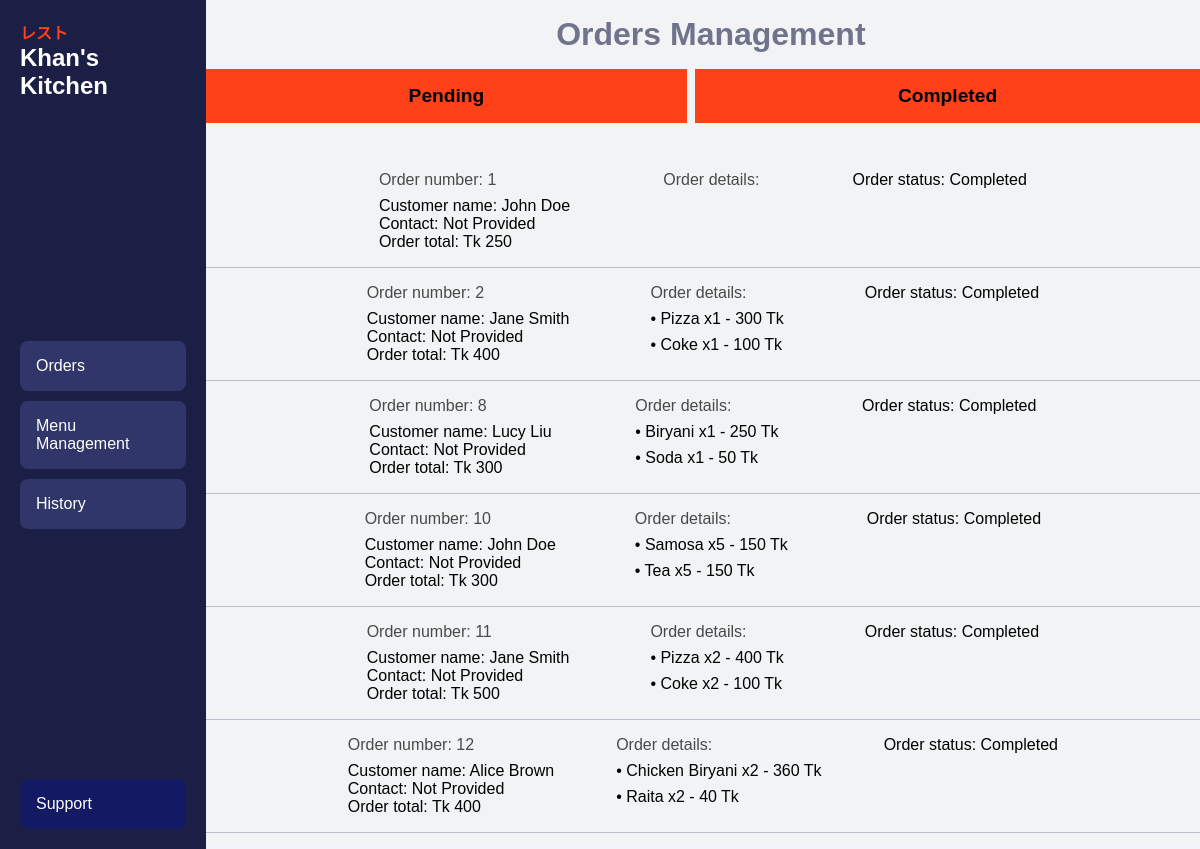
The app's page /ownerorders/ownerorders.php?status=Completed (signed in) with its own data.
### tables this page shows
CREATE TABLE `orders` (
  `id` int(11) NOT NULL,
  `restaurant_name` varchar(100) NOT NULL,
  `customer_name` varchar(100) DEFAULT NULL,
  `total_price` int(11) NOT NULL,
  `order_date` datetime DEFAULT current_timestamp(),
  `status` enum('Pending','Confirmed','Completed','Cancelled') NOT NULL
);

CREATE TABLE `order_details` (
  `id` int(11) NOT NULL,
  `order_id` int(11) NOT NULL,
  `food_name` varchar(100) NOT NULL,
  `quantity` int(11) NOT NULL,
  `price_per_unit` int(11) NOT NULL
);

### ownerorders/ownerorders.php (the view, shortened to what this page needs)
<?php
$servername = "localhost";
$username = "root";
$password = "";
$dbname = "uiu-canteen";
$conn = new mysqli($servername, $username, $password, $dbname);
$restaurant_name = $_SESSION['restaurant_name'];
$order_status = isset($_GET['status']) ? $_GET['status'] : 'Pending';
$sql_orders = "SELECT * FROM orders WHERE restaurant_name = ? AND status = ?";
$stmt_orders = $conn->prepare($sql_orders);
$stmt_orders->bind_param("ss", $restaurant_name, $order_status);
$stmt_orders->execute();
$result_orders = $stmt_orders->get_result();
?>
<!DOCTYPE html>
<html lang="en">
<head>
    <link rel="stylesheet" href="ownerorders-style.css">
</head>
<body>
    <div class="container">
        <div class="sidebar">
            <div>
                <a href="owner-dash.php" class="branding">レスト</a><br>
                <a href="owner-dash.php" class="company-name"><?php echo htmlspecialchars($restaurant_name); ?></a>
            </div>
            <div class="sidebar-buttons">
                <button class="sidebar-btn"><a href="ownerorders.php" style="text-decoration: none; color: inherit;">Orders</a></button>
                <button class="sidebar-btn"><a href="../ownermenumanage/menumanage.php" style="text-decoration: none; color: inherit;">Menu Management</a></button>
                <button class="sidebar-btn"><a href="history.html" style="text-decoration: none; color: inherit;">History</a></button>
            </div>
            <div class="sidebar-support">
                <button class="support-btn">Support</button>
            </div>
        </div>
        <div class="content">
            <h1 style="opacity: 0.6; color: #1b1f46; padding-top: 1rem; padding-left: 1rem;">Orders Management</h1>
            <div class="orders-list">
                <div class="order-top">
                    <button class="orderlist-btns"><a href="ownerorders.php?status=Pending" style="text-decoration: none; color: inherit;">Pending</a></button>
                    <button class="orderlist-btns"><a href="ownerorders.php?status=Completed" style="text-decoration: none; color: inherit;">Completed</a></button>
                </div>
                <div class="order-bottom">
                    <ul class="orderlist">
                        <?php
                        if ($result_orders->num_rows > 0) {
                            while ($order = $result_orders->fetch_assoc()) {
                                $order_id = $order['id'];
                                $sql_order_details = "SELECT * FROM order_details WHERE order_id = ?";
                                $stmt_order_details = $conn->prepare($sql_order_details);
                                $stmt_order_details->bind_param("i", $order_id);
                                $stmt_order_details->execute();
                                $result_order_details = $stmt_order_details->get_result();
                                ?>
                                <li class="orderlist-ele">
                                    <div>
                                        <p style="padding-bottom:0.5rem; opacity: 0.7;">Order number: <label for=""><?php echo $order['id']; ?></label></p>
                                        <p>Customer name: <label for=""><?php echo htmlspecialchars($order['customer_name']); ?></label></p>
                                        <p>Contact: <label for="">Not Provided</label></p>
                                        <p>Order total: <label for="">Tk <?php echo htmlspecialchars($order['total_price']); ?></label></p>
                                    </div>
                                    <div>
                                        <p style="padding-bottom:0.5rem; opacity: 0.7;">Order details:</p>
                                        <?php
                                        while ($item = $result_order_details->fetch_assoc()) {
                                            echo "<p style='padding-bottom:0.5rem;'>• " . htmlspecialchars($item['food_name']) . " x" . htmlspecialchars($item['quantity']) . " - " . htmlspecialchars($item['quantity'] * $item['price_per_unit']) . " Tk</p>";
                                        }
                                        ?>
                                    </div>
                                    <div>
                                        <p style="padding-bottom:0.5rem;">Order status: <label for=""><?php echo htmlspecialchars($order['status']); ?></label></p>
                                    </div>
                                </li>
                                <?php
                            }
                        } else {
                            echo "<p>No orders found.</p>";
                        }
                        ?>
                    </ul>
                </div>
            </div>
        </div>
    </div>
</body>
</html>

### ownerorders/ownerorders-style.css (style rules this page uses)
* { margin: 0; padding: 0; }
body { -webkit-font-smoothing: antialiased; font-family: sans-serif; }
li { list-style:circle; }
.container { width: 100%; height: 100vh; background-color: #f1f3f4; overflow: hidden; box-shadow: 0 4px 10px rgba(0, 0, 0, 0.4); display: flex; font-family: Arial, sans-serif; }
.sidebar { width: 15%; background-color: #1b1f46; padding: 20px; display: flex; flex-direction: column; align-items: center; justify-content: space-between; }
.branding { font-size: 1rem; font-weight: bold; color: #fe4119; text-decoration: none; margin-bottom: 1rem; }
.company-name { font-size: 1.5em; font-weight: bold; color: white; text-decoration: none; margin-bottom: 20px; }
.sidebar-buttons { width: 100%; }
.sidebar-btn { width: 100%; background-color: #303669; color: white; padding: 1rem; margin-bottom: 10px; border: none; border-radius: 0.5em; text-align: left; cursor: pointer; font-size: 16px; }
.support-btn { width: 100%; background-color: #10196eb7; color: white; border: none; border-radius: 0.5em; text-align: left; cursor: pointer; font-size: 16px; padding: 1rem; justify-content: flex-end; align-items:end ; }
.sidebar-support { width: 100%; }
.content { width: 90vw; display: flex; flex-direction: column; overflow-y: auto; align-items: center; }
.orders-list { padding: 1rem; width: 100%; height: 100vh; }
.order-top { display: flex; flex-direction: row; flex-grow: 1; width: 100%; gap: 0.5rem; padding-bottom: 1rem; }
.orderlist-btns { display: flex; border: none; padding: 1rem; background-color: #fe4119; cursor: pointer; flex-grow: 1; justify-content: center; font-weight: bold; font-size: 1.2rem; }
.orderlist { padding-top: 1rem; display:flex; flex-direction: column; }
.orderlist-ele { display: flex; border-bottom: #1b1f463f; border-bottom-style: solid; border-bottom-width: 0.5px; padding: 1rem 5rem; justify-content: space-evenly; }

### records on screen
orders: id "1", customer_name "John Doe", total_price "250", status "Completed"
orders: id "2", customer_name "Jane Smith", total_price "400", status "Completed"
order_details: food_name "Pizza", quantity "1", $item['quantity']*$item['price_per_unit'] "300"
order_details: food_name "Coke", quantity "1", $item['quantity']*$item['price_per_unit'] "100"
orders: id "8", customer_name "Lucy Liu", total_price "300", status "Completed"
order_details: food_name "Biryani", quantity "1", $item['quantity']*$item['price_per_unit'] "250"
order_details: food_name "Soda", quantity "1", $item['quantity']*$item['price_per_unit'] "50"
orders: id "10", customer_name "John Doe", total_price "300", status "Completed"
order_details: food_name "Samosa", quantity "5", $item['quantity'] * $item['price_per_unit'] "150"
order_details: food_name "Tea", quantity "5", $item['quantity'] * $item['price_per_unit'] "150"
orders: id "11", customer_name "Jane Smith", total_price "500", status "Completed"
order_details: food_name "Pizza", quantity "2", $item['quantity'] * $item['price_per_unit'] "400"
order_details: food_name "Coke", quantity "2", $item['quantity'] * $item['price_per_unit'] "100"
orders: id "12", customer_name "Alice Brown", total_price "400", status "Completed"
order_details: food_name "Chicken Biryani", quantity "2", $item['quantity'] * $item['price_per_unit'] "360"
order_details: food_name "Raita", quantity "2", $item['quantity'] * $item['price_per_unit'] "40"

### other values on screen
$restaurant_name "Khan's Kitchen"
